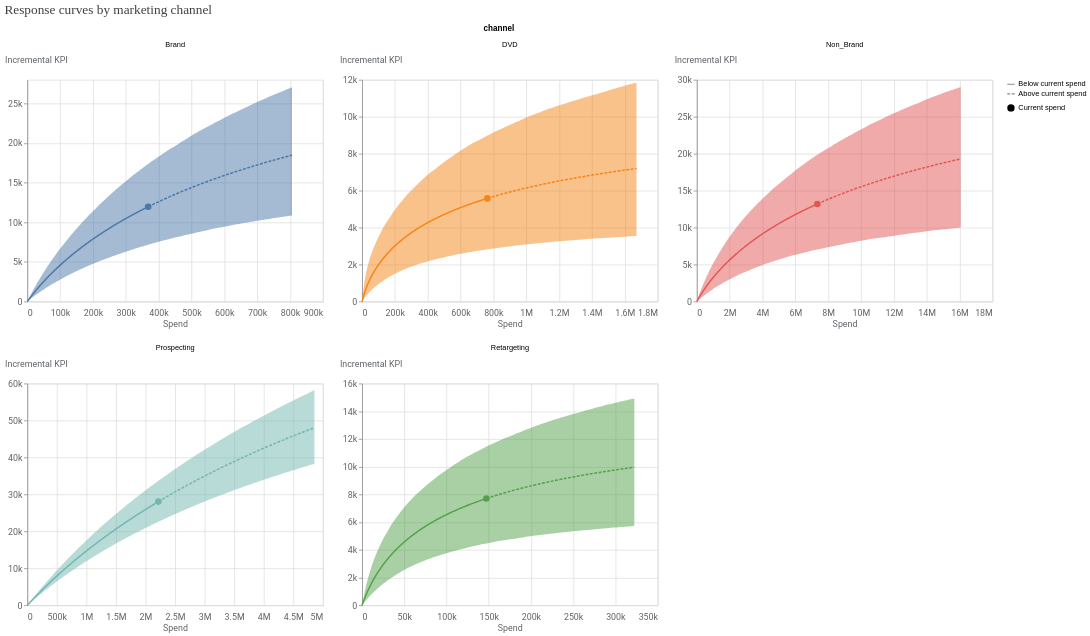

Write notebook code for a chart like this one.
### Code cell
from meridian.analysis import visualizer

# Initialize the visualizer
vis = visualizer.MediaEffects(mmm)

# Plot the curves
# The 'Hill' curve shows how leads grow relative to spend
vis.plot_response_curves()

### Figure 1 — Vega-Lite specification as saved in the notebook (floating-point values rounded to 4 significant figures; data arrays with more than 128 entries replaced by an {"elided": "..."} marker saying what was removed)
{"config": {"view": {"continuousWidth": 300, "continuousHeight": 300}, "axis": {"labelColor": "#5F6368", "labelFont": "Roboto", "labelFontSize": 12, "titleColor": "#5F6368", "titleFont": "Roboto", "titleFontSize": 12, "titleFontWeight": "normal"}}, "data": {"name": "data-605c96c911c4bada6468fe194ae08f1d"}, "facet": {"field": "channel", "type": "nominal"}, "spec": {"layer": [{"mark": {"type": "line"}, "encoding": {"color": {"field": "channel", "type": "nominal"}, "strokeDash": {"field": "spend_level", "legend": {"title": null}, "sort": "descending", "type": "nominal"}, "x": {"axis": {"domainColor": "#DADCE0", "labelExpr": "replace(format(datum.value, '.3~s'), 'G', 'B')", "labelPadding": 10, "ticks": false}, "field": "spend", "title": "Spend", "type": "quantitative"}, "y": {"axis": {"labelExpr": "replace(format(datum.value, '.3~s'), 'G', 'B')", "titleAlign": "left", "titleAngle": 0, "titleY": -20}, "field": "mean", "title": "Incremental KPI", "type": "quantitative"}}, "transform": [{"calculate": "datum.spend_multiplier >= 1.0 ? \"Above current spend\" : \"Below current spend\"", "as": "spend_level"}]}, {"mark": {"type": "point", "filled": true, "opacity": 1, "size": 80}, "encoding": {"color": {"field": "channel", "type": "nominal"}, "shape": {"field": "current_spend", "legend": {"title": null}, "type": "nominal"}, "tooltip": [{"field": "spend", "type": "quantitative"}, {"field": "mean", "type": "quantitative"}], "x": {"axis": {"domainColor": "#DADCE0", "labelExpr": "replace(format(datum.value, '.3~s'), 'G', 'B')", "labelPadding": 10, "ticks": false}, "field": "spend", "title": "Spend", "type": "quantitative"}, "y": {"axis": {"labelExpr": "replace(format(datum.value, '.3~s'), 'G', 'B')", "titleAlign": "left", "titleAngle": 0, "titleY": -20}, "field": "mean", "title": "Incremental KPI", "type": "quantitative"}}, "transform": [{"calculate": "datum.spend_multiplier >= 1.0 ? \"Above current spend\" : \"Below current spend\"", "as": "spend_level"}, {"filter": "(datum.spend_multiplier === 1.0)"}]}, {"mark": {"type": "area", "opacity": 0.5}, "encoding": {"color": {"field": "channel", "legend": null, "type": "nominal"}, "x": {"field": "spend", "type": "quantitative"}, "y": {"field": "ci_lo", "type": "quantitative"}, "y2": {"field": "ci_hi"}}, "transform": [{"calculate": "datum.spend_multiplier >= 1.0 ? \"Above current spend\" : \"Below current spend\"", "as": "spend_level"}]}], "width": 400}, "columns": 3, "resolve": {"scale": {"x": "independent", "y": "independent"}}, "title": {"text": "Response curves by marketing channel ", "anchor": "start", "color": "#3C4043", "font": "Google Sans Display", "fontSize": 18, "fontWeight": "normal", "offset": 10}, "$schema": "https://vega.github.io/schema/vega-lite/v5.20.1.json", "datasets": {"data-605c96c911c4bada6468fe194ae08f1d": {"elided": "1100 records"}}}
